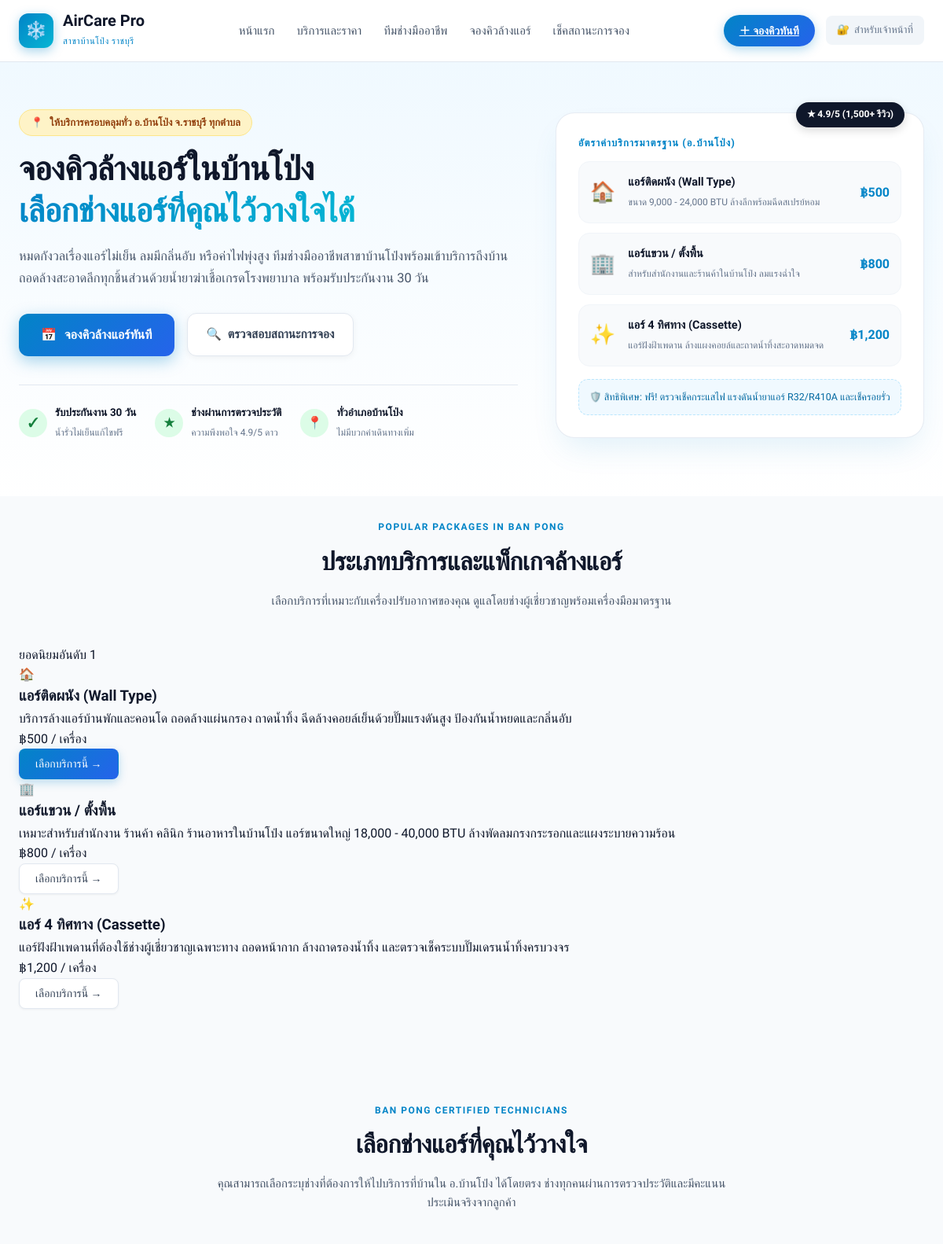
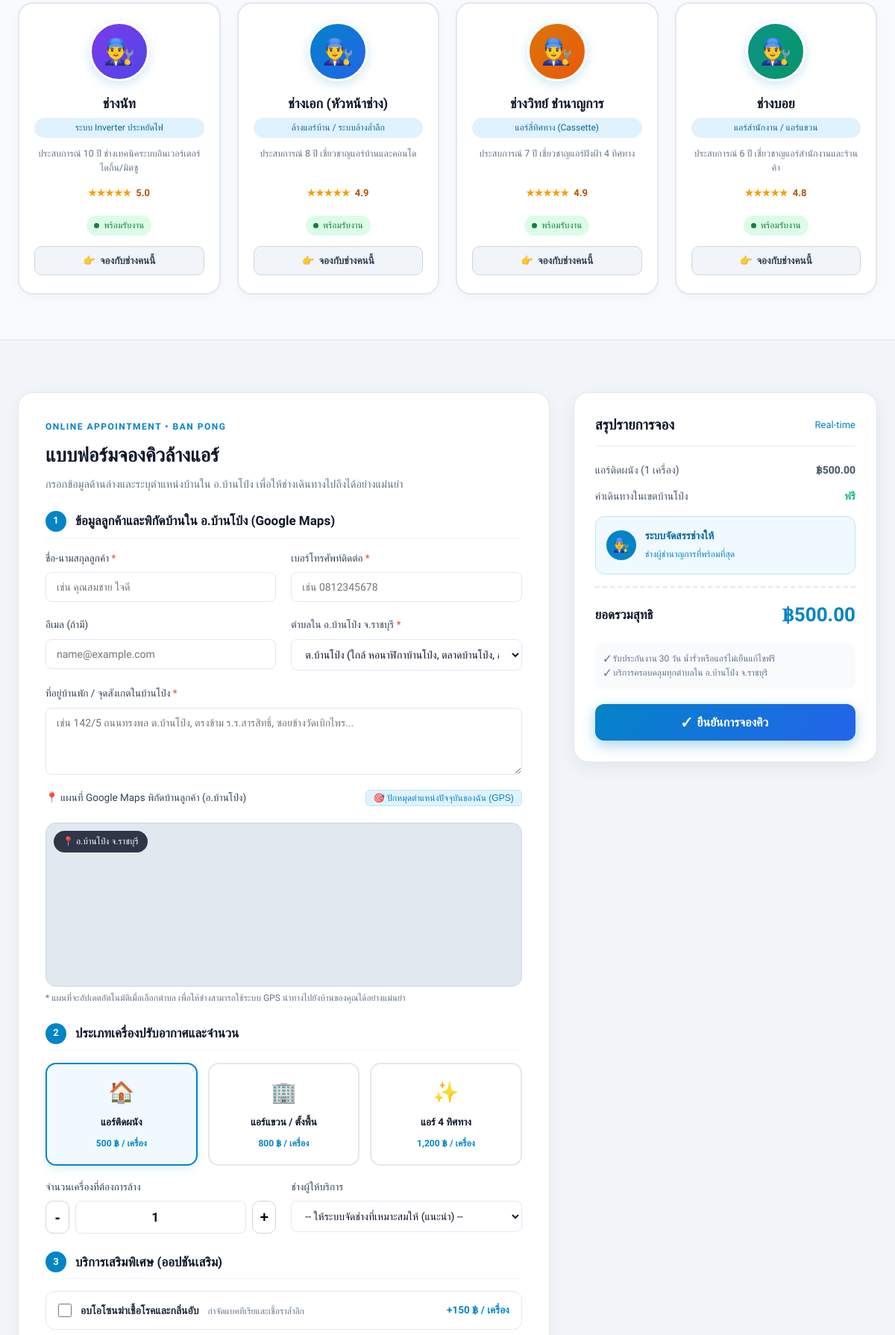
The page / (upper part) on the database its author committed (2 pictures, top to bottom).
### tables this page shows
CREATE TABLE technicians (
  id INT AUTO_INCREMENT PRIMARY KEY,
  name VARCHAR(100) NOT NULL,
  phone VARCHAR(20) NOT NULL,
  skill VARCHAR(100) NOT NULL,
  status VARCHAR(30) DEFAULT 'ว่าง',
  rating DECIMAL(2,1) DEFAULT 4.9,
  experience VARCHAR(100) DEFAULT 'ประสบการณ์ 5 ปี',
  avatar VARCHAR(255) DEFAULT ''
);

### index.php (the view, shortened to what the rows shown need)
<?php
require_once __DIR__ . '/config/database.php';
require_once __DIR__ . '/classes/BookingManager.php';
$db = (new Database())->connect();
$bookingManager = new BookingManager($db);
$technicians = $bookingManager->getTechnicians();
?>
<!doctype html>
<html lang="th">
<head>
  <link rel="stylesheet" href="assets/style.css">
  <link rel="stylesheet" href="assets/customer.css">
</head>
<body class="customer-body">
  <section id="home" class="hero-section">
    <div class="hero-container">
      <div>
        <h1 class="hero-title">
          จองคิวล้างแอร์ในบ้านโป่ง<br>
          <span>เลือกช่างแอร์ที่คุณไว้วางใจได้</span>
        </h1>
      </div>
    </div>
  </section>
  <section id="services" class="section-wrapper" style="padding-top:30px;">
    <div class="section-header">
      <h2>ประเภทบริการและแพ็กเกจล้างแอร์</h2>
    </div>
  </section>
  <section id="technicians" class="section-wrapper">
    <div class="section-header">
      <h2>เลือกช่างแอร์ที่คุณไว้วางใจ</h2>
    </div>
    <div class="technicians-grid">
      <?php foreach ($technicians as $tech): ?>
        <?php
          $avatarBg = match($tech->getId() % 4) {
            1 => 'linear-gradient(135deg, #0284c7, #2563eb)',
            2 => 'linear-gradient(135deg, #0d9488, #059669)',
            3 => 'linear-gradient(135deg, #7c3aed, #4f46e5)',
            default => 'linear-gradient(135deg, #d97706, #ea580c)'
          };
        ?>
        <div class="technician-card" id="tech-card-<?=$tech->getId()?>">
          <div class="tech-avatar-box" style="background:<?=$avatarBg?>; color:#fff;">
            <span>👨‍🔧</span>
          </div>
          <h3 class="tech-name"><?=htmlspecialchars($tech->getName())?></h3>
          <div class="tech-skill-badge"><?=htmlspecialchars($tech->getSkill())?></div>
          <p class="tech-meta"><?=htmlspecialchars($tech->getExperience())?></p>
          <div class="tech-rating">
            <span class="stars">★★★★★</span>
            <span><?=number_format($tech->getRating(), 1)?></span>
          </div>
          <div style="margin-bottom:14px;">
            <?=$tech->getStatusBadge()?>
          </div>
          <button type="button"
                  class="btn-select-tech"
                  onclick="selectTechnician(<?=$tech->getId()?>, '<?=htmlspecialchars(addslashes($tech->getName()))?>', '<?=htmlspecialchars(addslashes($tech->getSkill()))?>')">
            <span>👉</span> จองกับช่างคนนี้
          </button>
        </div>
      <?php endforeach; ?>
    </div>
  </section>
  <section id="booking-form" class="booking-section">
    <div class="booking-layout">
      <div class="booking-form-box">
        <div style="margin-bottom:24px;">
          <h2 style="font-size:26px; font-weight:700; color:#0f172a; margin-bottom:6px;">แบบฟอร์มจองคิวล้างแอร์</h2>
        </div>
      </div>
    </div>
  </section>
</body>
</html>

### classes/Technician.php (shortened to what the rows shown need)
<?php
require_once __DIR__ . '/User.php';
class Technician extends User {
    private string $skill;
    private string $status;
    private float $rating;
    private string $experience;
    public function __construct(
        ?int $id,
        string $name,
        string $phone,
        string $skill = 'ล้างแอร์ทั่วไป',
        string $status = 'ว่าง',
        float $rating = 4.9,
        string $experience = 'ประสบการณ์ 5 ปี',
        string $avatar = ''
    ) {
        $this->skill = trim($skill);
        $this->status = trim($status);
        $this->rating = $rating;
        $this->experience = trim($experience);
    }
    public function getSkill(): string {
        return $this->skill;
    }
    public function getRating(): float {
        return $this->rating;
    }
    public function getExperience(): string {
        return $this->experience;
    }
    public function isAvailable(): bool {
        return $this->status === 'ว่าง';
    }
    public function getStatusBadge(): string {
        if ($this->isAvailable()) {
            return '<span class="badge badge-success"><span class="pulse-dot"></span> พร้อมรับงาน</span>';
        }
        return '<span class="badge badge-warning">คิวงานเต็ม / ไม่ว่าง</span>';
    }
}

### rows shown on the page
technicians: name "ช่างนัท", skill "ระบบ Inverter ประหยัดไฟ", experience "ประสบการณ์ 10 ปี ช่างเทคนิคระบบอินเวอร์เตอร์ไดกิ้น/มิตซู", rating "5.0", status "ว่าง" (drawn)
technicians: name "ช่างเอก (หัวหน้าช่าง)", skill "ล้างแอร์บ้าน / ระบบล้างล้ำลึก", experience "ประสบการณ์ 8 ปี เชี่ยวชาญแอร์บ้านและคอนโด", rating "4.9", status "ว่าง" (drawn)
technicians: name "ช่างวิทย์ ชำนาญการ", skill "แอร์สี่ทิศทาง (Cassette)", experience "ประสบการณ์ 7 ปี เชี่ยวชาญแอร์ฝังฝ้า 4 ทิศทาง", rating "4.9", status "ว่าง" (drawn)
technicians: name "ช่างบอย", skill "แอร์สำนักงาน / แอร์แขวน", experience "ประสบการณ์ 6 ปี เชี่ยวชาญแอร์สำนักงานและร้านค้า", rating "4.8", status "ว่าง" (drawn)

### other values the page prints
form field subdistrict "ต.บ้านโป่ง (ใกล้ หอนาฬิกาบ้านโป่ง, ตลาดบ้านโป่ง, สถานีรถไฟบ้านโป่ง)"
